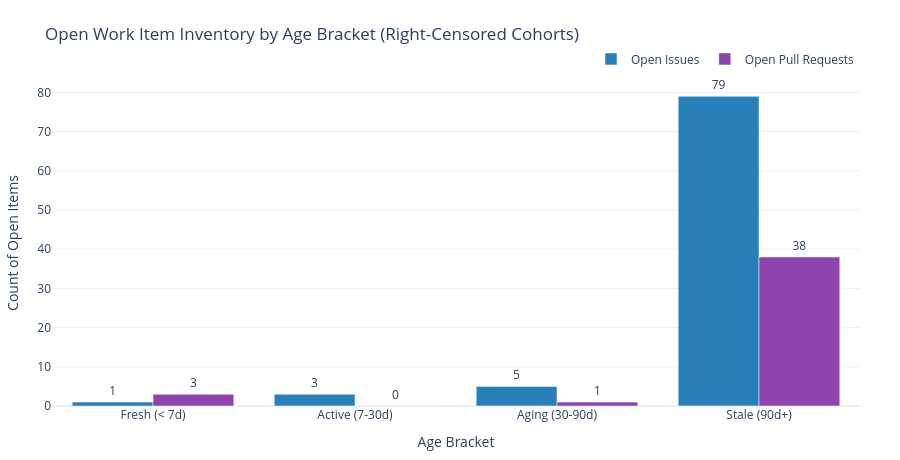

Write notebook code for a chart like this one.
### Markdown cell above
## Visualization 4: Current Open Inventory & Right-Censoring Profile

Highlights active work items currently open in the community by age bracket (<7d, 7-30d, 30-90d, 90d+).
Unresolved items in the older age brackets represent right-censored items that risk stalling without maintainer intervention.

### Code cell
def plot_open_inventory_age_profile(df_issues: pd.DataFrame, df_prs: pd.DataFrame):
    now = dt.datetime.now(dt.timezone.utc)
    
    open_issues = df_issues[df_issues["closed_at"].isna()].copy()
    open_prs = df_prs[df_prs["closed_at"].isna()].copy()
    
    open_issues["age_days"] = (now - open_issues["created_at"]).dt.total_seconds() / 86400.0
    open_prs["age_days"] = (now - open_prs["created_at"]).dt.total_seconds() / 86400.0
    
    def bucket_age(days):
        if days < 7:
            return "Fresh (< 7d)"
        elif days <= 30:
            return "Active (7-30d)"
        elif days <= 90:
            return "Aging (30-90d)"
        else:
            return "Stale (90d+)"
            
    open_issues["age_bucket"] = open_issues["age_days"].apply(bucket_age)
    open_prs["age_bucket"] = open_prs["age_days"].apply(bucket_age)
    
    order = ["Fresh (< 7d)", "Active (7-30d)", "Aging (30-90d)", "Stale (90d+)"]
    
    iss_counts = open_issues["age_bucket"].value_counts().reindex(order, fill_value=0)
    pr_counts = open_prs["age_bucket"].value_counts().reindex(order, fill_value=0)
    
    fig = go.Figure()
    
    fig.add_trace(go.Bar(
        name="Open Issues",
        x=order,
        y=iss_counts.values,
        marker_color="#2980B9",
        text=iss_counts.values,
        textposition="outside"
    ))
    
    fig.add_trace(go.Bar(
        name="Open Pull Requests",
        x=order,
        y=pr_counts.values,
        marker_color="#8E44AD",
        text=pr_counts.values,
        textposition="outside"
    ))
    
    fig.update_layout(
        title="Open Work Item Inventory by Age Bracket (Right-Censored Cohorts)",
        xaxis_title="Age Bracket",
        yaxis_title="Count of Open Items",
        barmode="group",
        template="plotly_white",
        legend=dict(orientation="h", yanchor="bottom", y=1.02, xanchor="right", x=1),
        margin=dict(l=40, r=40, t=80, b=50),
        height=460
    )
    return fig

fig_inventory = plot_open_inventory_age_profile(df_issues, df_prs)
fig_inventory.show()

### Figure 1 — Plotly figure (JSON) as saved in the notebook; plotly's stock layout.template omitted (floating-point values rounded to 4 significant figures)
{"data": [{"marker": {"color": "#2980B9"}, "name": "Open Issues", "text": [1.0, 3.0, 5.0, 79.0], "textposition": "outside", "type": "bar", "x": ["Fresh (< 7d)", "Active (7-30d)", "Aging (30-90d)", "Stale (90d+)"], "y": [1, 3, 5, 79]}, {"marker": {"color": "#8E44AD"}, "name": "Open Pull Requests", "text": [3.0, 0.0, 1.0, 38.0], "textposition": "outside", "type": "bar", "x": ["Fresh (< 7d)", "Active (7-30d)", "Aging (30-90d)", "Stale (90d+)"], "y": [3, 0, 1, 38]}], "layout": {"barmode": "group", "height": 460, "legend": {"orientation": "h", "x": 1, "xanchor": "right", "y": 1.02, "yanchor": "bottom"}, "margin": {"b": 50, "l": 40, "r": 40, "t": 80}, "title": {"text": "Open Work Item Inventory by Age Bracket (Right-Censored Cohorts)"}, "xaxis": {"title": {"text": "Age Bracket"}}, "yaxis": {"title": {"text": "Count of Open Items"}}}}
